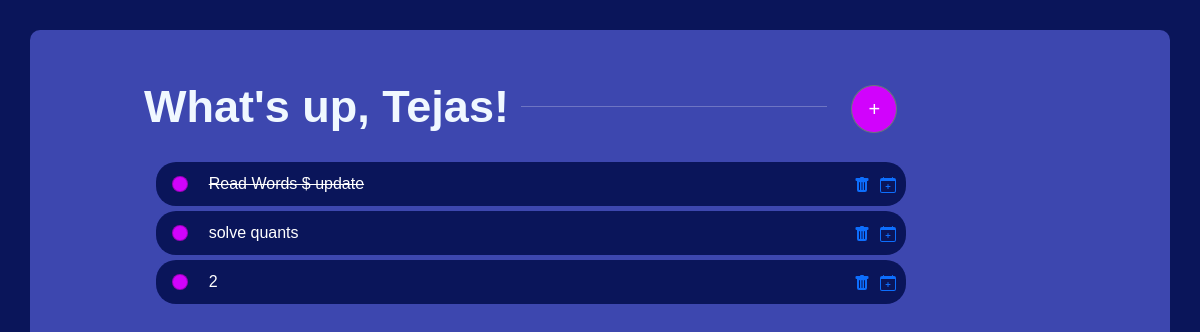
The app's page /, older data.
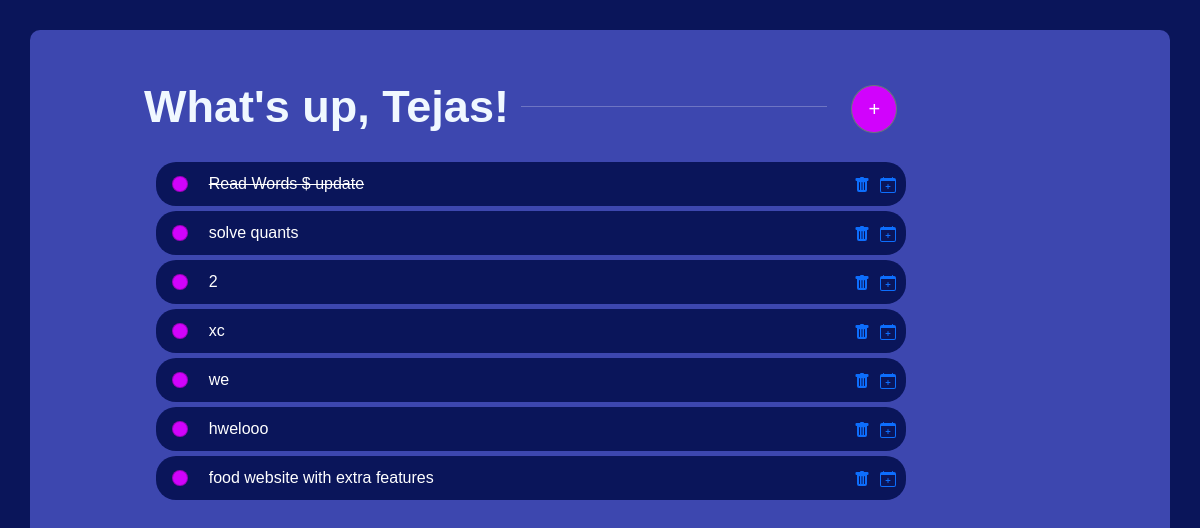
The same page, newer data.
### todolist/models.py (models this page shows)
class Task(models.Model):
    title = models.CharField(max_length=200)
    complete = models.BooleanField(default=False)
    created = models.DateTimeField(auto_now_add=True)
    def __str__(self) -> str:
        return self.title

### todolist/views.py (the view)
# urls.py: path('', views.index, name ="list"),
@csrf_exempt
def index(request):
    tasks = Task.objects.all()
    form = TaskForm()
    if request.method == "POST":
        form = TaskForm(request.POST)
        if form.is_valid():
            form.save()
        return redirect('/')
    context = { 'tasks' : tasks, 'form' : form}
    return render(request , 'todolist/list.html' , context )

### todolist/forms.py
class TaskForm(forms.ModelForm):
    class Meta:
        model = Task
        fields = '__all__'

### todolist/templates/todolist/list.html (shortened to what this page needs)
<!DOCTYPE html>
<html>
<head>
    <meta name="viewport" content="width=device-width, initial-scale=1">    <link href="https://cdn.jsdelivr.net/npm/bootstrap@5.0.1/dist/css/bootstrap.min.css" rel="stylesheet">
</head>
<body>
  <div class = "container" id ="outer-box">
    <div class="row">
        <div class="col-md-auto" id= "heading" >
                <h3>What's up, Tejas!</h3>
        </div>
        <div class="col" id="line">
           <hr>
        </div>
        <div class="col" id="pink">
            <div class="btn-group dropstart">
                <button type="button" class="btn btn-secondary btn-lg" id="plus-button" data-bs-toggle="dropdown" aria-expanded="false">
                +
                </button>
              </div>
        </div>
      </div>
      <div class="container" id="feed-box">
      {% for task in tasks %}
           <div class="container-fluid" id="each-item">
            <div class="form-check form-check-inline">
              <input class="form-check-input" type="checkbox" id="inlineCheckbox1" value="">
            </div>
                 {% if task.complete == True %}
                       <strike>{{task}}</strike>
                 {% else %}
                     <span>{{task}}</span>
                 {% endif %}
                 <a href = "{% url 'update_task' task.id %}" id="update">
                  </a>
                 <a href = "{% url 'delete' task.id %}" id="delete">
                 </a>
           </div>
      {% endfor %}
    </div>
    </div>
 </body>
</html>

### todolist/templates/todolist/list.html (style rules this page uses)
body { background-color: #0A155A; height:100vh; font-family:'Gill Sans', 'Gill Sans MT', 'Calibri', 'Trebuchet MS', sans-serif; color: white; }
#heading { text-align: left; padding-top: 50px; padding-left: 10%; font-weight: bold; display: inline; padding-right: 0px; }
h3 { color: aliceblue; font-weight: bold; font-size: 45px; }
#outer-box { background-color: #3D47AF; border-radius: 10px; height: 100vh ; text-align: center; margin-top: 30px; margin-bottom: 30px; align-items: center; }
#line { padding-top: 60px ; }
hr { size: 8px; width:100% ; color:white; }
#plus-button { border-radius: 100%; color:white; background-color: #D103FC; }
#pink { padding-top: 55px; text-align: left; }
input, select, textarea { color: #fff; }
#feed-box { text-align: left; margin: 20px; padding-left: 8%; padding-right: 8%; }
#each-item { padding:10px; margin: 5px; width: 80%; border-radius: 20px; background-color:#0A155A ; }
.form-check { display: inline; padding-left: 10px; margin-left: 20px; }
.form-check .form-check-input { float: none; background-color: #D103FC; border-radius: 100% ; }
#delete { float: right; margin-left: 5px; margin-right: 5px; }
#update { float:inline-end; margin-left: 5px; }

Row changes from the older to the newer data that the page shows:
added Task: title "xc"
added Task: title "we"
added Task: title "hwelooo"
added Task: title "food website with extra features"
